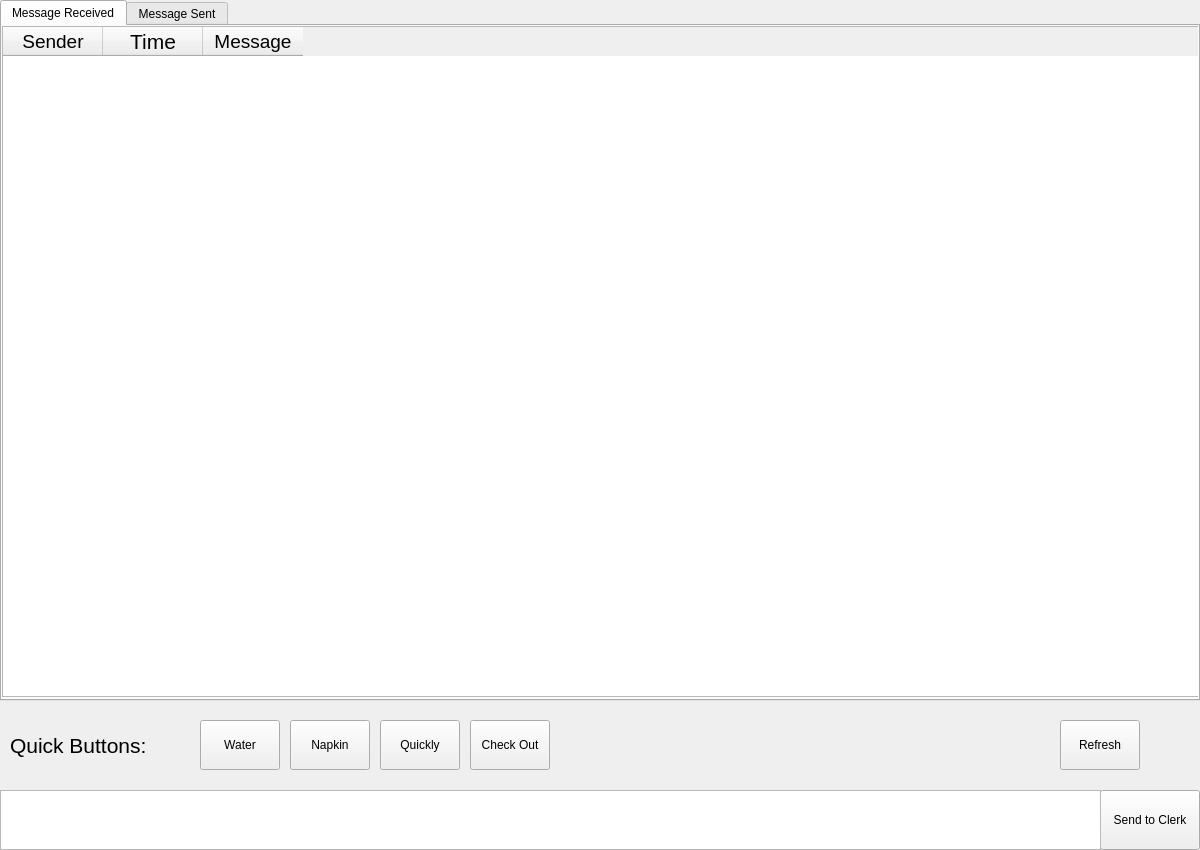
<?xml version="1.0" encoding="UTF-8"?>
<ui version="4.0">
 <class>MsgCenter</class>
 <widget class="QWidget" name="MsgCenter">
  <property name="geometry">
   <rect>
    <x>0</x>
    <y>0</y>
    <width>1200</width>
    <height>850</height>
   </rect>
  </property>
  <property name="windowTitle">
   <string>Form</string>
  </property>
  <widget class="QPushButton" name="sendMsgButton">
   <property name="geometry">
    <rect>
     <x>1100</x>
     <y>790</y>
     <width>100</width>
     <height>60</height>
    </rect>
   </property>
   <property name="text">
    <string>Send to Clerk</string>
   </property>
  </widget>
  <widget class="QPushButton" name="pushButton_2">
   <property name="geometry">
    <rect>
     <x>290</x>
     <y>720</y>
     <width>80</width>
     <height>50</height>
    </rect>
   </property>
   <property name="text">
    <string>Napkin</string>
   </property>
  </widget>
  <widget class="QPlainTextEdit" name="newMsgText">
   <property name="geometry">
    <rect>
     <x>0</x>
     <y>790</y>
     <width>1101</width>
     <height>60</height>
    </rect>
   </property>
  </widget>
  <widget class="QTabWidget" name="tabWidget_2">
   <property name="geometry">
    <rect>
     <x>0</x>
     <y>0</y>
     <width>1200</width>
     <height>701</height>
    </rect>
   </property>
   <property name="currentIndex">
    <number>0</number>
   </property>
   <widget class="QWidget" name="inBox">
    <attribute name="title">
     <string>Message Received</string>
    </attribute>
    <widget class="QTableWidget" name="inboxList">
     <property name="geometry">
      <rect>
       <x>0</x>
       <y>0</y>
       <width>1200</width>
       <height>671</height>
      </rect>
     </property>
     <property name="editTriggers">
      <set>QAbstractItemView::NoEditTriggers</set>
     </property>
     <property name="dragEnabled">
      <bool>true</bool>
     </property>
     <property name="selectionBehavior">
      <enum>QAbstractItemView::SelectRows</enum>
     </property>
     <property name="verticalScrollMode">
      <enum>QAbstractItemView::ScrollPerPixel</enum>
     </property>
     <property name="horizontalScrollMode">
      <enum>QAbstractItemView::ScrollPerPixel</enum>
     </property>
     <property name="rowCount">
      <number>0</number>
     </property>
     <property name="columnCount">
      <number>3</number>
     </property>
     <attribute name="verticalHeaderDefaultSectionSize">
      <number>60</number>
     </attribute>
     <column>
      <property name="text">
       <string>Sender</string>
      </property>
      <property name="font">
       <font>
        <pointsize>14</pointsize>
       </font>
      </property>
      <property name="textAlignment">
       <set>AlignCenter</set>
      </property>
     </column>
     <column>
      <property name="text">
       <string>Time</string>
      </property>
      <property name="font">
       <font>
        <pointsize>16</pointsize>
       </font>
      </property>
      <property name="textAlignment">
       <set>AlignCenter</set>
      </property>
     </column>
     <column>
      <property name="text">
       <string>Message</string>
      </property>
      <property name="font">
       <font>
        <pointsize>14</pointsize>
       </font>
      </property>
      <property name="textAlignment">
       <set>AlignCenter</set>
      </property>
     </column>
    </widget>
   </widget>
   <widget class="QWidget" name="outBox">
    <attribute name="title">
     <string>Message Sent</string>
    </attribute>
    <widget class="QTableWidget" name="outboxList">
     <property name="geometry">
      <rect>
       <x>0</x>
       <y>0</y>
       <width>1200</width>
       <height>671</height>
      </rect>
     </property>
     <property name="editTriggers">
      <set>QAbstractItemView::NoEditTriggers</set>
     </property>
     <property name="dragEnabled">
      <bool>true</bool>
     </property>
     <property name="selectionBehavior">
      <enum>QAbstractItemView::SelectRows</enum>
     </property>
     <property name="verticalScrollMode">
      <enum>QAbstractItemView::ScrollPerPixel</enum>
     </property>
     <property name="horizontalScrollMode">
      <enum>QAbstractItemView::ScrollPerPixel</enum>
     </property>
     <property name="rowCount">
      <number>0</number>
     </property>
     <property name="columnCount">
      <number>3</number>
     </property>
     <attribute name="verticalHeaderDefaultSectionSize">
      <number>60</number>
     </attribute>
     <column>
      <property name="text">
       <string>Receiver</string>
      </property>
      <property name="font">
       <font>
        <pointsize>14</pointsize>
       </font>
      </property>
      <property name="textAlignment">
       <set>AlignCenter</set>
      </property>
     </column>
     <column>
      <property name="text">
       <string>Time</string>
      </property>
      <property name="font">
       <font>
        <pointsize>16</pointsize>
       </font>
      </property>
      <property name="textAlignment">
       <set>AlignCenter</set>
      </property>
     </column>
     <column>
      <property name="text">
       <string>Message</string>
      </property>
      <property name="font">
       <font>
        <pointsize>14</pointsize>
       </font>
      </property>
      <property name="textAlignment">
       <set>AlignCenter</set>
      </property>
     </column>
    </widget>
   </widget>
  </widget>
  <widget class="QLabel" name="label_2">
   <property name="geometry">
    <rect>
     <x>10</x>
     <y>720</y>
     <width>151</width>
     <height>51</height>
    </rect>
   </property>
   <property name="font">
    <font>
     <pointsize>16</pointsize>
    </font>
   </property>
   <property name="text">
    <string>Quick Buttons: </string>
   </property>
  </widget>
  <widget class="QPushButton" name="pushButton_3">
   <property name="geometry">
    <rect>
     <x>380</x>
     <y>720</y>
     <width>80</width>
     <height>50</height>
    </rect>
   </property>
   <property name="text">
    <string>Quickly</string>
   </property>
  </widget>
  <widget class="QPushButton" name="pushButton">
   <property name="geometry">
    <rect>
     <x>200</x>
     <y>720</y>
     <width>80</width>
     <height>50</height>
    </rect>
   </property>
   <property name="text">
    <string>Water</string>
   </property>
  </widget>
  <widget class="QPushButton" name="pushButton_4">
   <property name="geometry">
    <rect>
     <x>470</x>
     <y>720</y>
     <width>80</width>
     <height>50</height>
    </rect>
   </property>
   <property name="text">
    <string>Check Out</string>
   </property>
  </widget>
  <widget class="QPushButton" name="refreshMsg">
   <property name="geometry">
    <rect>
     <x>1060</x>
     <y>720</y>
     <width>80</width>
     <height>50</height>
    </rect>
   </property>
   <property name="text">
    <string>Refresh</string>
   </property>
  </widget>
 </widget>
 <resources/>
 <connections/>
</ui>
